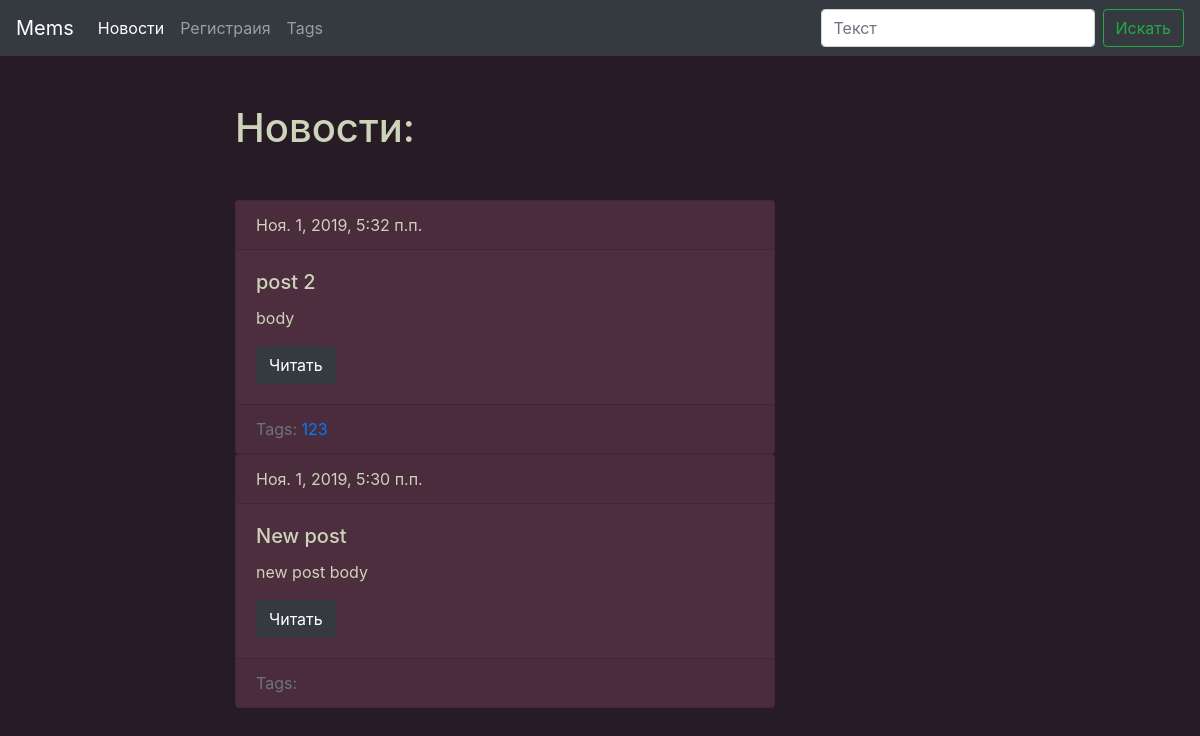
Page /news/ on the committed database.
### news/models.py (models this page shows, shortened)
class Post(models.Model):
    title = models.CharField(max_length=150, db_index=True)
    slug = models.SlugField(max_length=150, unique=True)
    body = models.TextField(blank=True, db_index=True)
    tags = models.ManyToManyField('Tag', blank=True, related_name='posts')
    date_pub = models.DateTimeField(auto_now_add=True)
    def get_absolute_url(self):
        return reverse('new_detail_url', kwargs={'slug': self.slug})

class Tag(models.Model):
    title = models.CharField(max_length=50, unique=True)
    slug = models.SlugField(max_length= 50, unique=True)
    def get_absolute_url(self):
        return reverse('tag_detail_url', kwargs={'slug':self.slug})

### news/views.py (the view)
# urls.py: path('', news_list, name='news_list_url'),
def news_list(request):
    post = reversed(Post.objects.all())
    return render(request, 'news/index.html', context={'posts': post})

### templates/news/index.html (shortened to what this page needs)
{% extends 'news/base_news.html' %}
{% block content %}
    <h1 class="mb-5">
        Новости:
    </h1>
    {% for post in posts %}
        {% include 'news/includes/post_card_template.html'%}
    {% endfor %}
{% endblock %}

### templates/news/includes/post_card_template.html
{% load static %}
<div class="card md-4">
    <div class="card-header">
        {{ post.date_pub }}
    </div>
    <div class="card-body">
        <h5 class="card-title">{{ post.title }}</h5>
        <p class="card-text" >{{ post.body|truncatewords:15 }}</p>
        <a href="{{ post.get_absolute_url }}" class="btn btn-dark" >Читать</a>
    </div>
    <div class="card-footer text-muted">
        Tags:
        {% for tag in post.tags.all %}
            <a href="{{ tag.get_absolute_url }}">{{ tag.title }}</a>
        {% endfor %}
    </div>
</div>

### static/scc/style.css (style rules this page uses)
body { background-color: #271c25; color: #cdd4b9; }
.card { background-color: #4d2e3f; }

### rows in the picture
Post: date_pub "Ноя. 1, 2019, 5:32 п.п.", title "post 2", body "body"
Tag: title "123"
Post: date_pub "Ноя. 1, 2019, 5:30 п.п.", title "New post", body "new post body"
